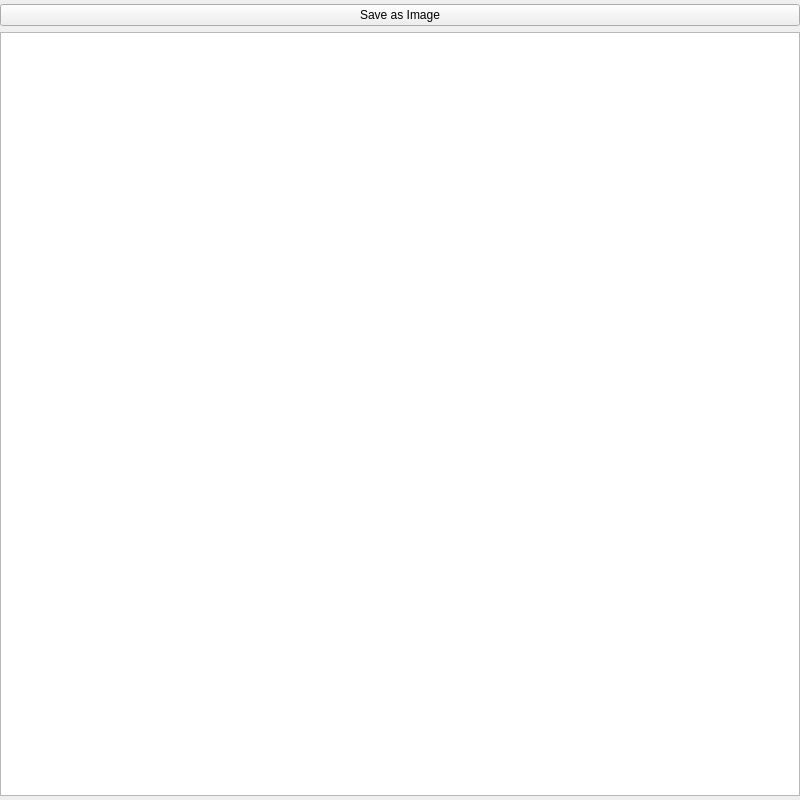
<?xml version="1.0" encoding="UTF-8"?>
<ui version="4.0">
 <class>TreeView</class>
 <widget class="QWidget" name="TreeView">
  <property name="geometry">
   <rect>
    <x>0</x>
    <y>0</y>
    <width>800</width>
    <height>800</height>
   </rect>
  </property>
  <property name="windowTitle">
   <string>Form</string>
  </property>
  <layout class="QGridLayout" name="gridLayout">
   <property name="leftMargin">
    <number>0</number>
   </property>
   <property name="topMargin">
    <number>4</number>
   </property>
   <property name="rightMargin">
    <number>0</number>
   </property>
   <property name="bottomMargin">
    <number>4</number>
   </property>
   <item row="0" column="0">
    <layout class="QVBoxLayout" name="verticalLayout">
     <item>
      <widget class="QPushButton" name="btn_save_image">
       <property name="text">
        <string>Save as Image</string>
       </property>
      </widget>
     </item>
     <item>
      <widget class="QGraphicsView" name="graphics_view"/>
     </item>
    </layout>
   </item>
  </layout>
 </widget>
 <resources/>
 <connections/>
</ui>
